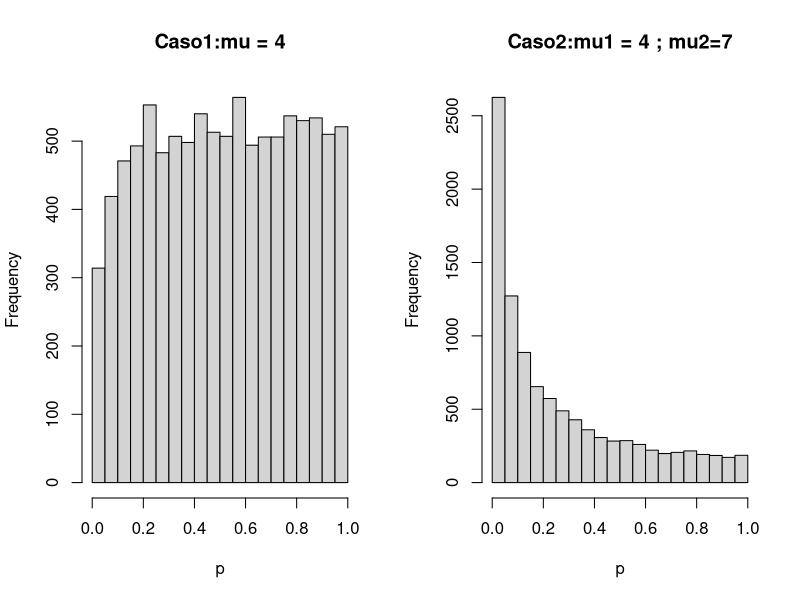

Write R code to recreate this figure.
## ---- chunk 1
knitr::opts_chunk$set(echo = TRUE)
## ---- chunk 2
set.seed(7654321)                                                 
nsim<-10000                                                       
n<-20                                                             

estadistico<-function(x,y,mu1,mu2){                                      
  n1<-length(x)
  n2<-length(y)
  xbar<-mean(x)
  ybar<-mean(y)
  s1<-sqrt(var(x))
  s2<-sqrt(var(y))
  SP<-sqrt(((n1-1)*s1^2 + (n2-1)*s2^2)/(n1-1)+(n2-1))
  T<-abs((xbar-ybar)-(mu1-mu2)/(SP*sqrt((1/n1)+(1/n2))))
  p<-2*(1-pt(T,n1+n2-2))                                              
}
par(mfrow=c(1,2))
## ---- chunk 3
mu<-4                                                         
X<-matrix(rnorm(n*nsim,mu,3),ncol=nsim,nrow=n)
Y<-matrix(rnorm(n*nsim,mu,3),ncol=nsim,nrow=n)
p<-replicate(nsim,0)
for(i in 1:nsim){
  p[i]=estadistico(X[,i],Y[,i],mu,mu)
}
                                    
hist(p,main=c("Caso1:mu = 4"))
w<-mean(p)
w  #promedio p-valor
## ---- chunk 4
mu1<-4
mu2<-7
X<-matrix(rnorm(n*nsim,mu1,3),ncol=nsim,nrow=n)
Y<-matrix(rnorm(n*nsim,mu2,3),ncol=nsim,nrow=n)
p<-replicate(nsim,0)
for(i in 1:nsim){
  p[i]=estadistico(X[,i],Y[,i],mu1,mu2)
}
                                    
hist(p,main=c("Caso2:mu1 = 4 ; mu2=7"))
w<-mean(p)
w #promedio p-valor
